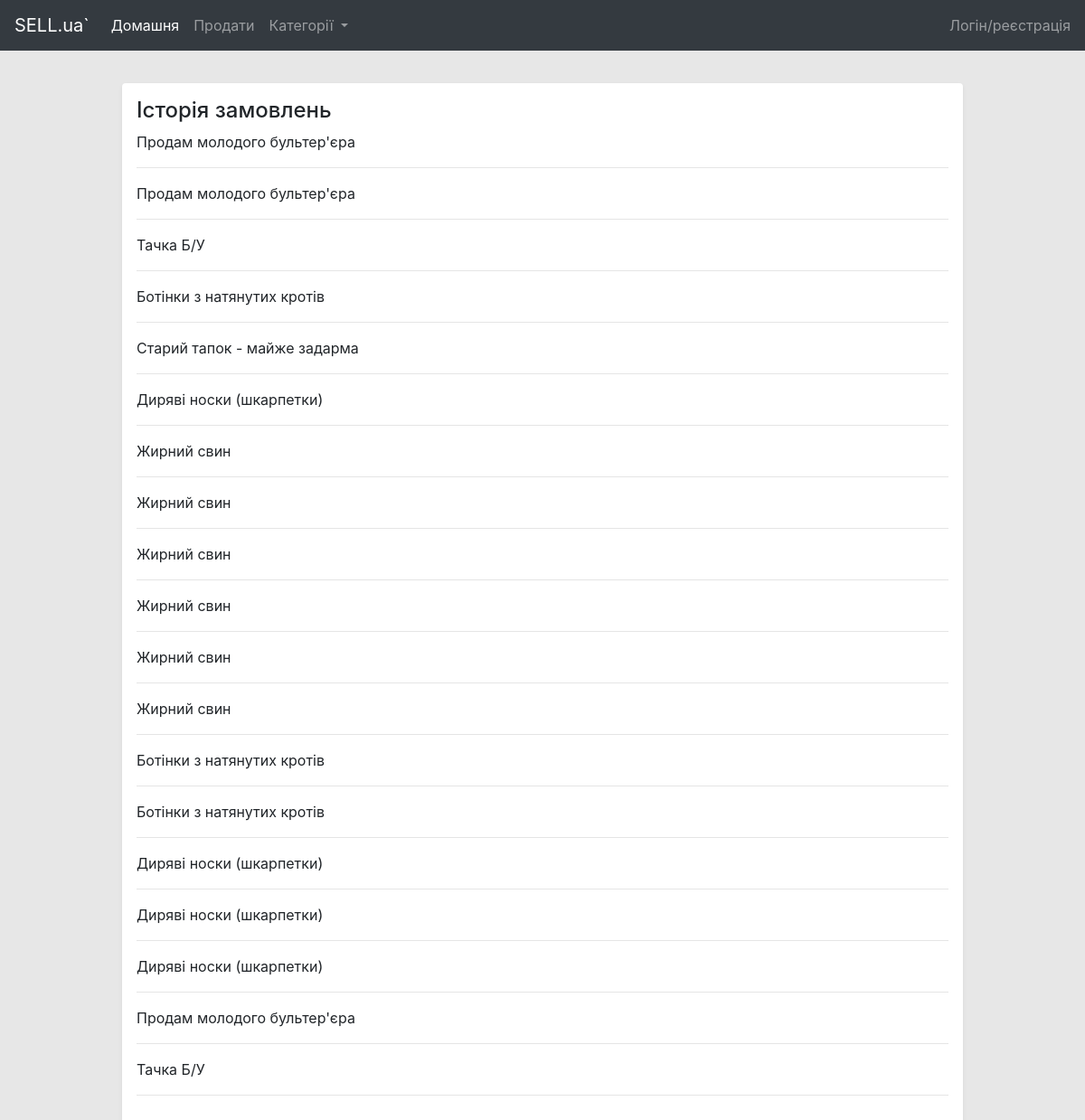
Screenshot of /orders/ with the database file from the repository.
### website/models.py (models this page shows, shortened)
class Order(models.Model):
    buyer = models.ForeignKey(verbose_name="Покупець", to=User, null=True, blank=True, on_delete=models.SET_NULL, related_name="buyer")
    owner = models.ForeignKey(verbose_name="Продавець", to=User, null=True, blank=True, on_delete=models.SET_NULL, related_name="seller")
    is_anonymous_sale = models.BooleanField(default=True)
    status = models.ForeignKey(verbose_name="Статус", to=OrderStatus, on_delete=models.SET_NULL, null=True)
    delivery_type = models.ForeignKey(verbose_name="Тип доставки", null=True, to=DeliveryType, on_delete=models.SET_NULL)
    delivery_address = models.ForeignKey(verbose_name="Адреса доставки", on_delete=models.SET_NULL, to=UserAddress, null=True, blank=True)
    contact_info = models.ForeignKey(verbose_name="Контактна інформація", on_delete=models.SET_NULL, to=ContactInfo, null=True)
    advert = models.ForeignKey(verbose_name="Оголошення", to=Advert, on_delete=models.SET_NULL, null=True)
    class Meta:
        verbose_name = "Замовлення"
        verbose_name_plural = "Замовлення"

class Advert(models.Model):
    title = models.CharField("Заголовок", max_length=100)
    owner = models.ForeignKey(User, on_delete=models.CASCADE, verbose_name="Власник")
    date_published = models.DateTimeField("Дата публікації", auto_now=True)
    description = models.TextField("Опис", max_length=1000)
    price = models.DecimalField("Ціна", decimal_places=2, max_digits=10)
    is_price_final = models.BooleanField(default=False)
    status = models.ForeignKey(verbose_name="Статус", to=AdvertStatus, on_delete=models.SET_NULL, null=True)
    category = models.ForeignKey(Category, on_delete=models.CASCADE, verbose_name="Категорія")
    views = models.PositiveIntegerField("Перегляди", default=0)
    address = models.ForeignKey(verbose_name="Адреса відправлювача", to=UserAddress, on_delete=models.SET_NULL, null=True, blank=True)
    class Meta:
        verbose_name = "Оголошення"
        verbose_name_plural = "Оголошення"

### website/views.py (the view)
# urls.py: path("orders/", views.OrderHistoryView.as_view(), name='order-history'),
class OrderHistoryView(HeaderAwareListView):
    model = Order
    template_name = "website/order_history.html"
    def get_queryset(self):
        return OrderService.get_all_orders()

### website/models.py (called while the page is built)
    def get_url(self):
        return reverse("category", args=[self.url])

### website/services.py (called while the page is built)
    @staticmethod
    def get_all_orders():
        return Order.objects.all()

### templates/website/order_history.html
{% extends 'base.html' %}
{% block content %}
<h4>Історія замовлень</h4>
{% include 'include/orders_list.html' with order_list=order_list %}
{% endblock content %}

### templates/include/orders_list.html
    {% for order in order_list %}
    <p>{{order.advert.title}}</p>
    <hr/>
    {% endfor %}

### static/css/customstyle.css (style rules this page uses)
body { background-color: #E7E7E7; }

### rows the page displays
Order: advert "Продам молодого бультер'єра"
Order: advert "Продам молодого бультер'єра"
Order: advert "Тачка Б/У"
Order: advert "Ботінки з натянутих кротів"
Order: advert "Старий тапок - майже задарма"
Order: advert "Диряві носки (шкарпетки)"
Order: advert "Жирний свин"
Order: advert "Жирний свин"
Order: advert "Жирний свин"
Order: advert "Жирний свин"
Order: advert "Жирний свин"
Order: advert "Жирний свин"
Order: advert "Ботінки з натянутих кротів"
Order: advert "Ботінки з натянутих кротів"
Order: advert "Диряві носки (шкарпетки)"
Order: advert "Диряві носки (шкарпетки)"
Order: advert "Диряві носки (шкарпетки)"
Order: advert "Продам молодого бультер'єра"
Order: advert "Тачка Б/У"
